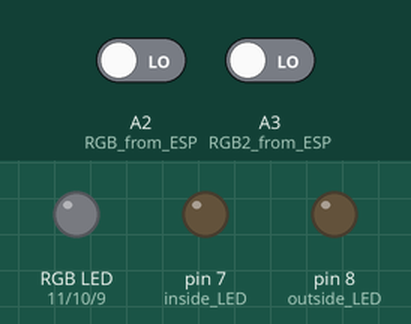
Recording of a sketch running on a simulated Arduino Uno, built with avr-gcc and run on an emulated ATmega328P. On the bench: an RGB LED mixed from three pins (HIGH = lit), output pins drawn as LEDs (lit = HIGH). Inputs (shaded band) come from the test bench; at power-on: A2 (RGB_from_ESP) LOW, A3 (RGB2_from_ESP) LOW. Dim RGB values are drawn brighter than linear.

Above: at 1.2 s.
1.3 s: A2 (RGB_from_ESP) driven HIGH
At 2.1 s:
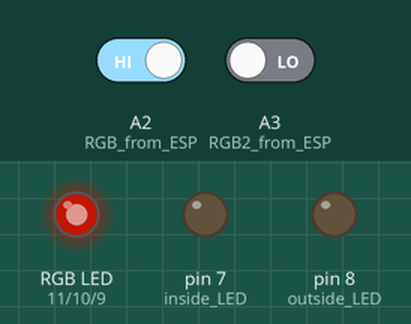
2.8 s: A3 (RGB2_from_ESP) driven HIGH
At 3.3 s:
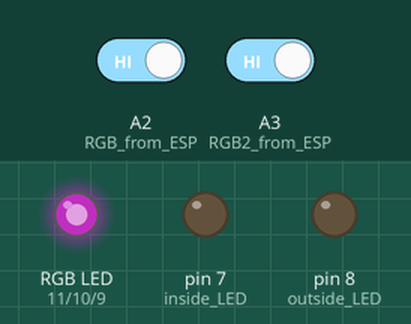
Timing chart, 0 to 5.8 s (numbered marks = the images above; inputs shaded):
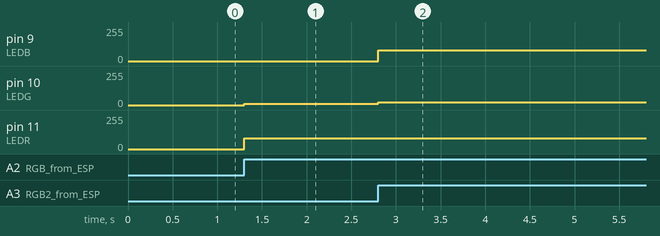

Measured:
- after the input at 1.3 s, pin 10 (LEDG): 0/255 → 10/255 at once; pin 11 (LEDR): 0/255 → 80/255 at once
- after the input at 2.8 s, pin 9 (LEDB): 0/255 → 80/255 at once; pin 10 (LEDG): 10/255 → 20/255 at once

The sketch:

Arduino_board.ino
```cpp
//LED亮燈的接腳
int outside_LED = 8;
int inside_LED = 7;
//

//全域變數
int RGB_val = 0;
int RGB_val2 = 0;
//

//ESP8266傳輸給Arduino的接腳
int RGB_from_ESP = A2;
int RGB2_from_ESP = A3;
//

//RGB色溫燈的接腳及HomeMode顏色
#define LEDR 11
#define LEDG 10
#define LEDB 9
int r = 255;
int g = 255;
int b = 255;
//
void setup()
{
   Serial.begin(9600);    //設置傳輸鮑率為9600，這裡要跟軟體設置相一致
   pinMode(outside_LED,OUTPUT);
   pinMode(inside_LED,OUTPUT);
   pinMode(RGB_from_ESP,INPUT);
   pinMode(LEDR, OUTPUT);
   pinMode(LEDG, OUTPUT);
   pinMode(LEDB, OUTPUT);
}

void loop()
{
   RGB_val = digitalRead(RGB_from_ESP);
   RGB_val2 = digitalRead(RGB2_from_ESP);
   //RGB調色
   if(RGB_val == 1 && RGB_val2 == 1){//11 全白
      r = 80;
      g = 20;
      b = 80;
      analogWrite(LEDR,r);
      analogWrite(LEDG,g);
      analogWrite(LEDB,b);
   }else if(RGB_val == 1 && RGB_val2 == 0) {//01 淺黃
      r = 80;
      g = 10;
      b = 0;
      analogWrite(LEDR,r);
      analogWrite(LEDG,g);
      analogWrite(LEDB,b);
   }else{//00 or 10
      analogWrite(LEDR,0);
      analogWrite(LEDG,0);
      analogWrite(LEDB,0);
   }
   //

}
```
